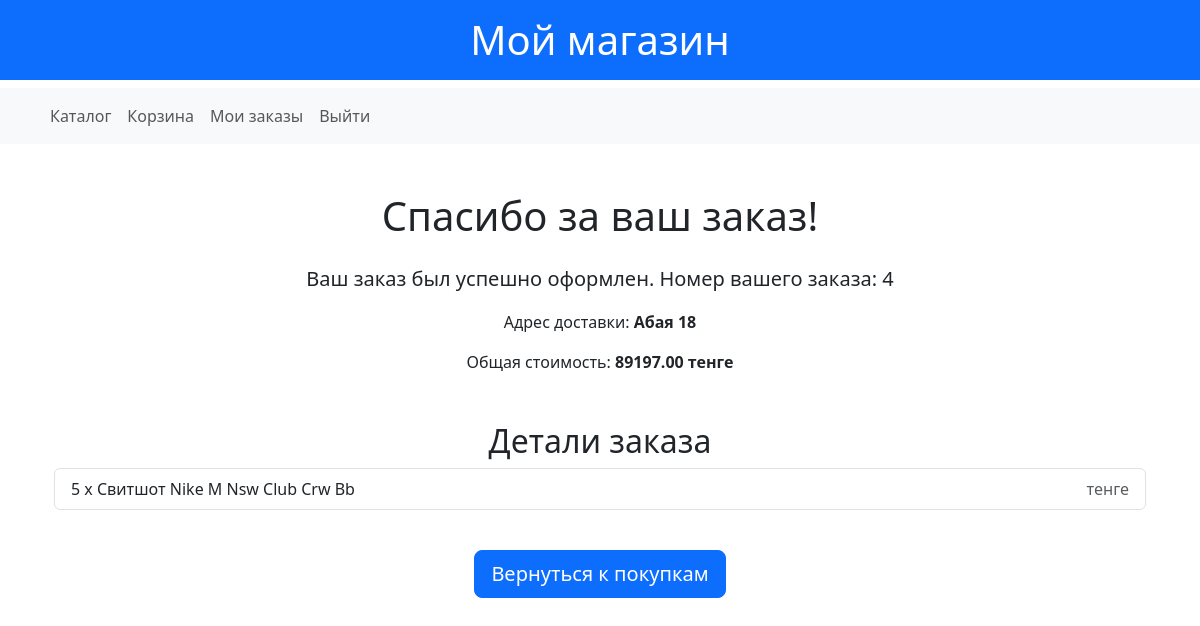
Screenshot of /order/confirmation/4/ (signed in) with the database file from the repository.
### shop/models.py (models this page shows, shortened)
class Order(models.Model):
    STATUS_CHOICES = [
        ("ordered", "Заказан"),
        ("shipped", "Отправлен"),
        ("received", "Получен"),
        ("canceled", "Отменен"),
        ("returned", "Возвращен"),
    ]
    user = models.ForeignKey(User, on_delete=models.CASCADE, related_name="orders")
    total_price = models.DecimalField(max_digits=10, decimal_places=2)
    address = models.CharField(max_length=255)
    status = models.CharField(max_length=10, choices=STATUS_CHOICES, default="ordered")
    payment_status = models.BooleanField(default=False)
    created_at = models.DateTimeField(auto_now_add=True)
    objects = OrderManager()
    class Meta:
        verbose_name = "Заказ"
        verbose_name_plural = "Заказы"
        ordering = ["-created_at"]

class OrderItem(models.Model):
    order = models.ForeignKey(Order, related_name="items", on_delete=models.CASCADE)
    product = models.ForeignKey(Product, on_delete=models.CASCADE)
    quantity = models.PositiveIntegerField(default=1)
    objects = OrderItemManager()
    class Meta:
        verbose_name = "Запись заказов"
        verbose_name_plural = "Записи заказов"

class Product(models.Model):
    name = models.CharField(max_length=200)
    slug = models.SlugField(max_length=200, null=True, blank=True)
    description = models.TextField()
    price = models.DecimalField(max_digits=10, decimal_places=2)
    discount_price = models.DecimalField(
        max_digits=10, decimal_places=2, blank=True, null=True, default=0
    )
    category = models.ForeignKey(
        Category, related_name="products", on_delete=models.CASCADE
    )
    image = models.ImageField(upload_to="media/products/")
    created_at = models.DateTimeField(auto_now_add=True)
    quantity = models.PositiveIntegerField(default=0, blank=True)
    class Meta:
        verbose_name = "Товар"
        verbose_name_plural = "Товары"

### shop/views.py (the view)
class OrderConfirmationView(LoginRequiredMixin, DetailView):
    model = Order
    template_name = "order/order_cofirmation.html"
    context_object_name = "order"
    def get_object(self):
        return get_object_or_404(
            Order, id=self.kwargs["order_id"], user=self.request.user
        )

### shop/templates/order/order_cofirmation.html (shortened to what this page needs)
{% extends "shop/base.html" %}
{% block content %}
<div class="container mt-5 text-center">
    <h1 class="mb-4">Спасибо за ваш заказ!</h1>
    <p class="lead">Ваш заказ был успешно оформлен. Номер вашего заказа: <strong>{{ order.id }}</strong></p>
    <p>Адрес доставки: <strong>{{ order.address }}</strong></p>
    <p>Общая стоимость: <strong>{{ order.total_price }} тенге</strong></p>
    <h2 class="mt-5">Детали заказа</h2>
    <ul class="list-group mb-4">
        {% for item in order.items.all %}
            <li class="list-group-item d-flex justify-content-between align-items-center">
                {{ item.quantity }} x {{ item.product.name }}
                <span class="text-muted">{{ item.price }} тенге</span>
            </li>
        {% endfor %}
    </ul>
    <a href="{% url 'product_list' %}" class="btn btn-primary btn-lg mt-3">
        Вернуться к покупкам
    </a>
</div>
{% endblock %}

### rows the page displays
Order: id "4", address "Абая 18", total_price "89197.00"
OrderItem: quantity "5", product.name "Свитшот Nike M Nsw Club Crw Bb"
